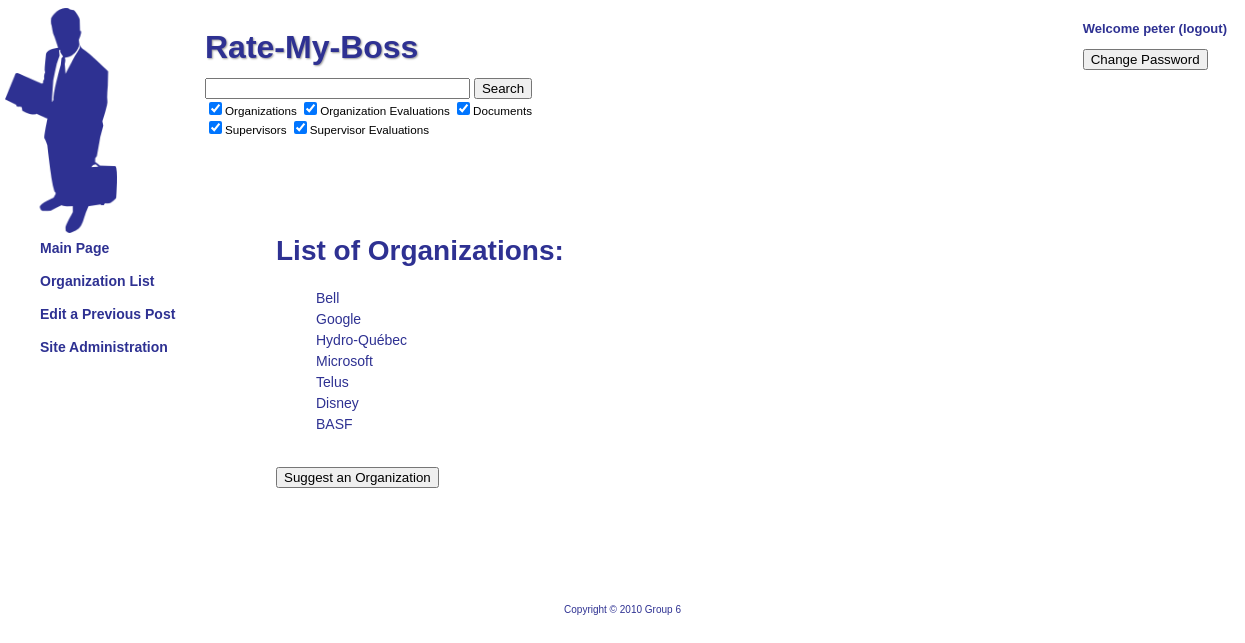
The page /index.php?page=organization (signed in) on the database its author committed.
### tables this page shows
create table organization
(
orgId INT NOT NULL AUTO_INCREMENT,
name VARCHAR(40) NOT NULL,
industryType VARCHAR(40) NOT NULL,
city VARCHAR(40) NOT NULL,
province VARCHAR(40) NOT NULL,
website VARCHAR(40),
numberofEmployees INT,
isPending INT NOT NULL,
PRIMARY KEY (orgId)
);

### php/pages/organization.php (the view, shortened to what this page needs)
<div class="main">
<h2> List of Organizations:</h2>
<ul class="listing">
<?php
$query = "SELECT * FROM organization WHERE NOT isPending";
$result = mysql_query($query);
while($row = mysql_fetch_array($result))
{
    echo "<li>
    <a href='index.php?page=organization&id=${row[orgId]}'>
    {$row[name]}
    </a>
    </li>";
}
echo "
</ul>
<br />
<a href='index.php?page=suggestorg'><button type='button'>Suggest an Organization</button></a> <br />
<br />
";
?>
</div>

### www/style.css (style rules this page uses)
body { font-family: Helvetica, Arial, sans-serif; font-size: 14px; color: #000000; }
h2 { font-size: 2em; color: #2E3192; }
a { color: #2E3192; text-decoration: none; }
.main { margin-top: 168px; margin-left: 268px; margin-right: 50px; }
ul { list-style: none; }
li { padding-bottom: 5px; }

### rows shown on the page
organization: name "Bell"
organization: name "Google"
organization: name "Hydro-Québec"
organization: name "Microsoft"
organization: name "Telus"
organization: name "Disney"
organization: name "BASF"

### other values the page prints
$_SESSION['username'] "peter"
